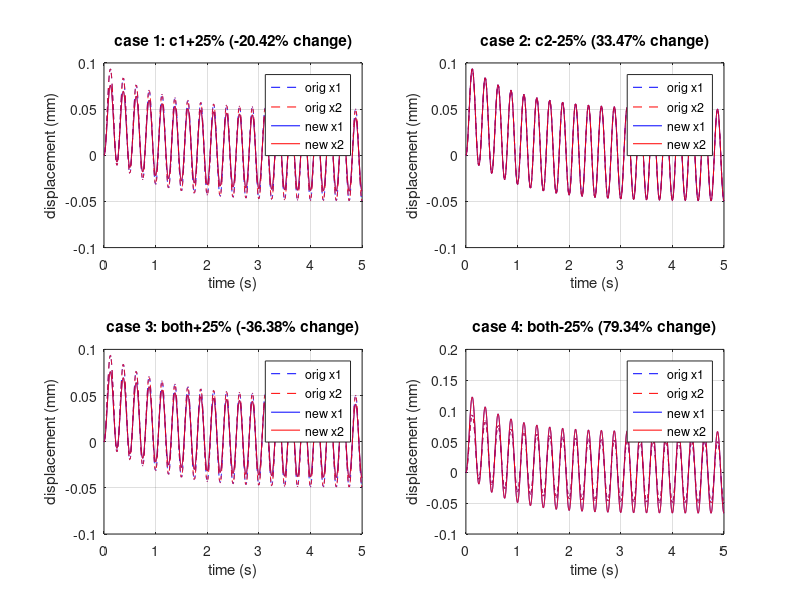
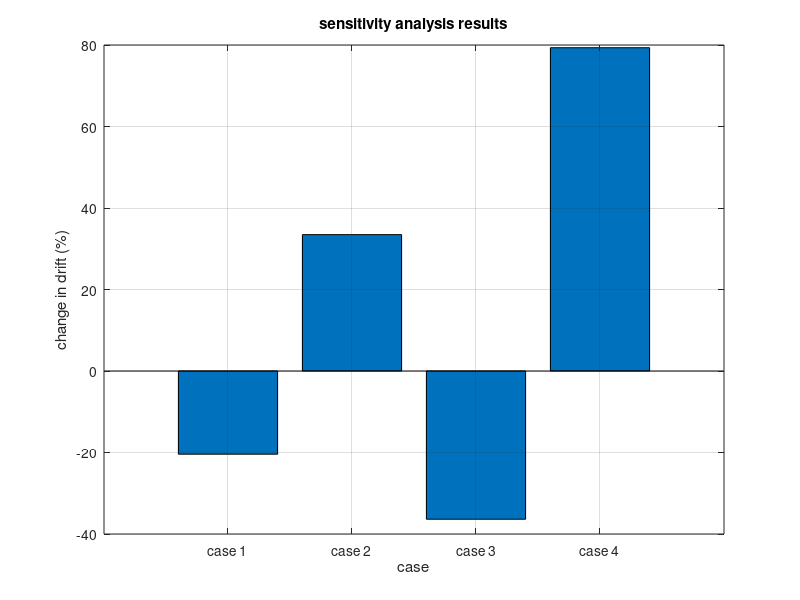

These figures' MATLAB source, in order:

clear all,close all,clc;

% parameters
g = 4;
m1 = 1000 * g;
m2 = 800 / g;
k1 = 1.0e6 * g;
k2 = 0.8e6 / g;
c1 = 1.0e6 * g;
c2 = 8.0e6 / g;

% time and force
t = 0:0.001:5;
f = 5000 * sin(2*pi*g*t);

% run original case
a = [0, 1, 0, 0; -(k1+k2)/m1, -(c1+c2)/m1, k2/m1, c2/m1; 0, 0, 0, 1; k2/m2, c2/m2, -k2/m2, -c2/m2];
b = [0; 1/m1; 0; 0];
c = eye(4);
d = zeros(4,1);

sys = ss(a, b, c, d);
y = lsim(sys, f, t);

x1_orig = y(:,1);
x2_orig = y(:,3);
drift_orig = max(abs(x1_orig - x2_orig));

fprintf('original max drift: %.4f m\n', drift_orig);

% case 1: c1 increased 25%
c1_new = c1 * 1.25;
c2_new = c2;

a = [0, 1, 0, 0; -(k1+k2)/m1, -(c1_new+c2_new)/m1, k2/m1, c2_new/m1; 0, 0, 0, 1; k2/m2, c2_new/m2, -k2/m2, -c2_new/m2];
sys = ss(a, b, c, d);
y = lsim(sys, f, t);

x1_c1 = y(:,1);
x2_c1 = y(:,3);
drift_c1 = max(abs(x1_c1 - x2_c1));
change1 = (drift_c1 - drift_orig) / drift_orig * 100;

fprintf('case 1 max drift: %.4f m, change: %.2f%%\n', drift_c1, change1);

% case 2: c2 decreased 25%
c1_new = c1;
c2_new = c2 * 0.75;

a = [0, 1, 0, 0; -(k1+k2)/m1, -(c1_new+c2_new)/m1, k2/m1, c2_new/m1; 0, 0, 0, 1; k2/m2, c2_new/m2, -k2/m2, -c2_new/m2];
sys = ss(a, b, c, d);
y = lsim(sys, f, t);

x1_c2 = y(:,1);
x2_c2 = y(:,3);
drift_c2 = max(abs(x1_c2 - x2_c2));
change2 = (drift_c2 - drift_orig) / drift_orig * 100;

fprintf('case 2 max drift: %.4f m, change: %.2f%%\n', drift_c2, change2);

% case 3: both increased 25%
c1_new = c1 * 1.25;
c2_new = c2 * 1.25;

a = [0, 1, 0, 0; -(k1+k2)/m1, -(c1_new+c2_new)/m1, k2/m1, c2_new/m1; 0, 0, 0, 1; k2/m2, c2_new/m2, -k2/m2, -c2_new/m2];
sys = ss(a, b, c, d);
y = lsim(sys, f, t);

x1_c3 = y(:,1);
x2_c3 = y(:,3);
drift_c3 = max(abs(x1_c3 - x2_c3));
change3 = (drift_c3 - drift_orig) / drift_orig * 100;

fprintf('case 3 max drift: %.4f m, change: %.2f%%\n', drift_c3, change3);

% case 4: both decreased 25%
c1_new = c1 * 0.75;
c2_new = c2 * 0.75;

a = [0, 1, 0, 0; -(k1+k2)/m1, -(c1_new+c2_new)/m1, k2/m1, c2_new/m1; 0, 0, 0, 1; k2/m2, c2_new/m2, -k2/m2, -c2_new/m2];
sys = ss(a, b, c, d);
y = lsim(sys, f, t);

x1_c4 = y(:,1);
x2_c4 = y(:,3);
drift_c4 = max(abs(x1_c4 - x2_c4));
change4 = (drift_c4 - drift_orig) / drift_orig * 100;

fprintf('case 4 max drift: %.4f m, change: %.2f%%\n', drift_c4, change4);


% plot case 1
figure;
subplot(2,2,1);
plot(t, x1_orig*1000, 'b--'); hold on;
plot(t, x2_orig*1000, 'r--');
plot(t, x1_c1*1000, 'b-');
plot(t, x2_c1*1000, 'r-');
xlabel('time (s)');
ylabel('displacement (mm)');
title(sprintf('case 1: c1+25%% (%.2f%% change)', change1));
legend('orig x1', 'orig x2', 'new x1', 'new x2');
grid on;

% plot case 2
subplot(2,2,2);
plot(t, x1_orig*1000, 'b--'); hold on;
plot(t, x2_orig*1000, 'r--');
plot(t, x1_c2*1000, 'b-');
plot(t, x2_c2*1000, 'r-');
xlabel('time (s)');
ylabel('displacement (mm)');
title(sprintf('case 2: c2-25%% (%.2f%% change)', change2));
legend('orig x1', 'orig x2', 'new x1', 'new x2');
grid on;

% plot case 3
subplot(2,2,3);
plot(t, x1_orig*1000, 'b--'); hold on;
plot(t, x2_orig*1000, 'r--');
plot(t, x1_c3*1000, 'b-');
plot(t, x2_c3*1000, 'r-');
xlabel('time (s)');
ylabel('displacement (mm)');
title(sprintf('case 3: both+25%% (%.2f%% change)', change3));
legend('orig x1', 'orig x2', 'new x1', 'new x2');
grid on;

% plot case 4
subplot(2,2,4);
plot(t, x1_orig*1000, 'b--'); hold on;
plot(t, x2_orig*1000, 'r--');
plot(t, x1_c4*1000, 'b-');
plot(t, x2_c4*1000, 'r-');
xlabel('time (s)');
ylabel('displacement (mm)');
title(sprintf('case 4: both-25%% (%.2f%% change)', change4));
legend('orig x1', 'orig x2', 'new x1', 'new x2');
grid on;

% bar chart
figure;
changes = [change1, change2, change3, change4];
bar(changes);
xlabel('case');
ylabel('change in drift (%)');
title('sensitivity analysis results');
xticklabels({'case 1', 'case 2', 'case 3', 'case 4'});
grid on;
